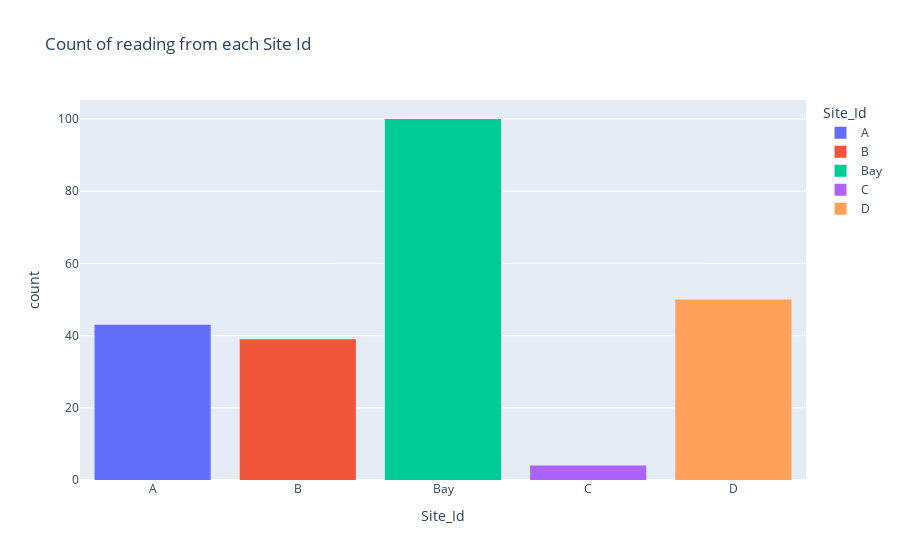

Notebook code for this chart:
### Markdown cell above
**property histfunc** 

Specifies the binning function used for this histogram trace. If “count”, the histogram values are computed by counting the number of values lying inside each bin. If “sum”, “avg”, “min”, “max”, the histogram values are computed using the sum, the average, the minimum or the maximum of the values lying inside each bin respectively.

The ‘histfunc’ property is an enumeration that may be specified as: One of the following enumeration values: [‘count’, ‘sum’, ‘avg’, ‘min’, ‘max’]

### Code cell
# It shows that most samples has been taken from the Bay and least number of samples is from Site C
fig = px.histogram(wd, x="Site_Id",\
                   y="Dissolved Oxygen (mg/L)",\
                   histfunc='count',\
                   color='Site_Id',\
                   title='Count of reading from each Site Id')
fig.show()

### Figure 1 — Plotly figure (JSON) as saved in the notebook; plotly's stock layout.template omitted (floating-point values rounded to 4 significant figures)
{"data": [{"alignmentgroup": "True", "bingroup": "x", "histfunc": "count", "hovertemplate": "Site_Id=%{x}<br>count=%{y}<extra></extra>", "legendgroup": "A", "marker": {"color": "#636efa", "pattern": {"shape": ""}}, "name": "A", "offsetgroup": "A", "orientation": "v", "showlegend": true, "type": "histogram", "x": ["A", "A", "A", "A", "A", "A", "A", "A", "A", "A", "A", "A", "A", "A", "A", "A", "A", "A", "A", "A", "A", "A", "A", "A", "A", "A", "A", "A", "A", "A", "A", "A", "A", "A", "A", "A", "A", "A", "A", "A", "A", "A", "A"], "xaxis": "x", "y": [6.9, 8.2, 6.8, 4, 6.7, 6.4, 7, 7.2, 6.5, 9, 7.3, 8, 6, 9.7, 5.8, 3, 7.8, 5.9, 7, 4, 4, 4.5, 3, 2.4, 5.6, 0, 5.1, 6.1, 4.9, 5.7, 4, 4.1, 6, 3.2, 3, 5.7, 5.3, 3, 4.6, 4.8, 4.3, 5, 10], "yaxis": "y"}, {"alignmentgroup": "True", "bingroup": "x", "histfunc": "count", "hovertemplate": "Site_Id=%{x}<br>count=%{y}<extra></extra>", "legendgroup": "B", "marker": {"color": "#EF553B", "pattern": {"shape": ""}}, "name": "B", "offsetgroup": "B", "orientation": "v", "showlegend": true, "type": "histogram", "x": ["B", "B", "B", "B", "B", "B", "B", "B", "B", "B", "B", "B", "B", "B", "B", "B", "B", "B", "B", "B", "B", "B", "B", "B", "B", "B", "B", "B", "B", "B", "B", "B", "B", "B", "B", "B", "B", "B", "B"], "xaxis": "x", "y": [6, 7.2, 3, 6, 7.1, 5.9, 7.9, 6.2, 8, 9.7, 6.3, 5, 5, 8.1, 7.6, 7.5, 6.3, 7.6, 3.9, 10, 5.8, 7, 6.7, 3.86, 4.2, 0, 4, 5.4, 4.5, 5.8, 6, 7, 2.4, 2.4, 3.2, 6.4, 2.9, 3.7, 2.3], "yaxis": "y"}, {"alignmentgroup": "True", "bingroup": "x", "histfunc": "count", "hovertemplate": "Site_Id=%{x}<br>count=%{y}<extra></extra>", "legendgroup": "Bay", "marker": {"color": "#00cc96", "pattern": {"shape": ""}}, "name": "Bay", "offsetgroup": "Bay", "orientation": "v", "showlegend": true, "type": "histogram", "x": ["Bay", "Bay", "Bay", "Bay", "Bay", "Bay", "Bay", "Bay", "Bay", "Bay", "Bay", "Bay", "Bay", "Bay", "Bay", "Bay", "Bay", "Bay", "Bay", "Bay", "Bay", "Bay", "Bay", "Bay", "Bay", "Bay", "Bay", "Bay", "Bay", "Bay", "Bay", "Bay", "Bay", "Bay", "Bay", "Bay", "Bay", "Bay", "Bay", "Bay", "Bay", "Bay", "Bay", "Bay", "Bay", "Bay", "Bay", "Bay", "Bay", "Bay", "Bay", "Bay", "Bay", "Bay", "Bay", "Bay", "Bay", "Bay", "Bay", "Bay", "Bay", "Bay", "Bay", "Bay", "Bay", "Bay", "Bay", "Bay", "Bay", "Bay", "Bay", "Bay", "Bay", "Bay", "Bay", "Bay", "Bay", "Bay", "Bay", "Bay", "Bay", "Bay", "Bay", "Bay", "Bay", "Bay", "Bay", "Bay", "Bay", "Bay", "Bay", "Bay", "Bay", "Bay", "Bay", "Bay", "Bay", "Bay", "Bay", "Bay"], "xaxis": "x", "y": [8.5, 6.9, 8.7, 6.2, 8.3, 8.7, 6.5, 7.3, 3.1, 8.9, 4.2, 4.9, 6.5, 7.9, 7.4, 4.8, 5.5, 5.2, 9.8, 7, 5.5, 7.1, 7.3, 8.9, 6.6, 7.6, 8.35, 8.4, 7.9, 7.6, 9.8, 7.8, 8.7, 7, 7.9, 8.8, 7.7, 6.2, 9.2, 6.9, 8.5, 3.8, 5.3, 8.2, 10, 3.3, 10, 10, 10, 7.2, 8, 6.5, 3.5, 7.1, 7.1, 8.9, 5.2, 8.2, 5.3, 7.3, 6.1, 6.1, 3.7, 6.8, 6.3, 8.2, 4.3, 5.4, 5, 6.9, 3.9, 5.6, 4.2, 6.7, 3.2, 6.8, 3, 5.9, 3.7, 7, 5.9, 2, 4.2, 3.5, 3.9, 6.3, 6, 6.1, 5, 3.9, 6.8, 2.7, 5, 5.3, 4.5, 7, 6.1, 3.7, 5, 2.9], "yaxis": "y"}, {"alignmentgroup": "True", "bingroup": "x", "histfunc": "count", "hovertemplate": "Site_Id=%{x}<br>count=%{y}<extra></extra>", "legendgroup": "C", "marker": {"color": "#ab63fa", "pattern": {"shape": ""}}, "name": "C", "offsetgroup": "C", "orientation": "v", "showlegend": true, "type": "histogram", "x": ["C", "C", "C", "C"], "xaxis": "x", "y": [5.1, 5.6, 3.6, 4.3], "yaxis": "y"}, {"alignmentgroup": "True", "bingroup": "x", "histfunc": "count", "hovertemplate": "Site_Id=%{x}<br>count=%{y}<extra></extra>", "legendgroup": "D", "marker": {"color": "#FFA15A", "pattern": {"shape": ""}}, "name": "D", "offsetgroup": "D", "orientation": "v", "showlegend": true, "type": "histogram", "x": ["D", "D", "D", "D", "D", "D", "D", "D", "D", "D", "D", "D", "D", "D", "D", "D", "D", "D", "D", "D", "D", "D", "D", "D", "D", "D", "D", "D", "D", "D", "D", "D", "D", "D", "D", "D", "D", "D", "D", "D", "D", "D", "D", "D", "D", "D", "D", "D", "D", "D"], "xaxis": "x", "y": [10, 9, 7.2, 7.9, 9, 5.5, 7.6, 7, 5.8, 9.6, 6.6, 8.6, 8.65, 8.8, 6.6, 9.7, 9.8, 6.2, 10, 10, 9.8, 8.2, 10, 9.5, 8.2, 6.9, 7.4, 8.6, 7.4, 6.1, 5.5, 6.6, 7.7, 5.8, 5, 4.8, 5.6, 4.2, 5.3, 3.8, 5.8, 6.1, 4.2, 5.5, 5.3, 6.8, 5.2, 4.6, 6.1, 4.8], "yaxis": "y"}], "layout": {"autosize": true, "barmode": "relative", "legend": {"title": {"text": "Site_Id"}, "tracegroupgap": 0}, "title": {"text": "Count of reading from each Site Id"}, "xaxis": {"anchor": "y", "autorange": true, "categoryarray": ["A", "B", "Bay", "C", "D"], "categoryorder": "array", "domain": [0, 1], "range": [-0.5, 4.5], "title": {"text": "Site_Id"}, "type": "category"}, "yaxis": {"anchor": "x", "autorange": true, "domain": [0, 1], "range": [0, 105.3], "title": {"text": "count"}, "type": "linear"}}}
